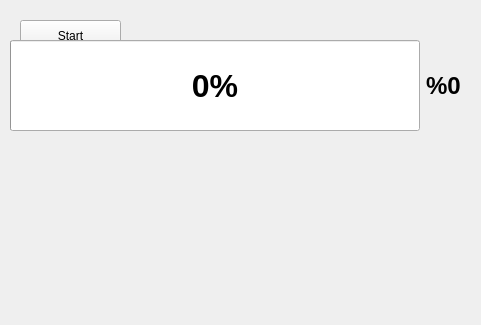
<?xml version="1.0" encoding="UTF-8"?>
<ui version="4.0">
 <class>MainWindow</class>
 <widget class="QMainWindow" name="MainWindow">
  <property name="geometry">
   <rect>
    <x>0</x>
    <y>0</y>
    <width>481</width>
    <height>325</height>
   </rect>
  </property>
  <property name="windowTitle">
   <string>MainWindow</string>
  </property>
  <widget class="QWidget" name="centralwidget">
   <widget class="QPushButton" name="pushButton_Start">
    <property name="geometry">
     <rect>
      <x>20</x>
      <y>20</y>
      <width>101</width>
      <height>32</height>
     </rect>
    </property>
    <property name="text">
     <string>Start</string>
    </property>
   </widget>
   <widget class="QWidget" name="">
    <property name="geometry">
     <rect>
      <x>10</x>
      <y>40</y>
      <width>451</width>
      <height>91</height>
     </rect>
    </property>
    <layout class="QHBoxLayout" name="horizontalLayout">
     <item>
      <widget class="QProgressBar" name="progressBar">
       <property name="sizePolicy">
        <sizepolicy hsizetype="Expanding" vsizetype="Preferred">
         <horstretch>0</horstretch>
         <verstretch>0</verstretch>
        </sizepolicy>
       </property>
       <property name="font">
        <font>
         <pointsize>24</pointsize>
         <bold>true</bold>
        </font>
       </property>
       <property name="value">
        <number>0</number>
       </property>
       <property name="alignment">
        <set>Qt::AlignmentFlag::AlignCenter</set>
       </property>
       <property name="textVisible">
        <bool>true</bool>
       </property>
       <property name="invertedAppearance">
        <bool>false</bool>
       </property>
       <property name="textDirection">
        <enum>QProgressBar::Direction::TopToBottom</enum>
       </property>
       <property name="format">
        <string>%p%</string>
       </property>
      </widget>
     </item>
     <item>
      <widget class="QLabel" name="label">
       <property name="font">
        <font>
         <pointsize>18</pointsize>
         <bold>true</bold>
        </font>
       </property>
       <property name="text">
        <string>%0</string>
       </property>
      </widget>
     </item>
    </layout>
   </widget>
  </widget>
 </widget>
 <resources/>
 <connections/>
</ui>
